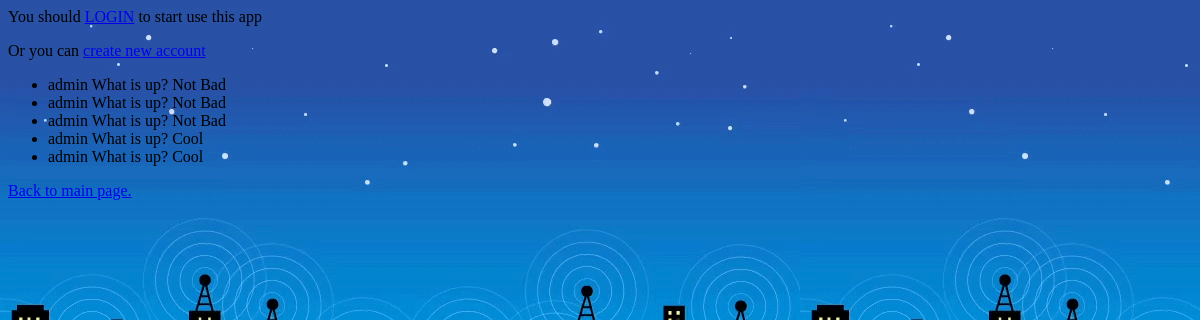
/polls/answers/1/, run on an earlier commit of the app's database.
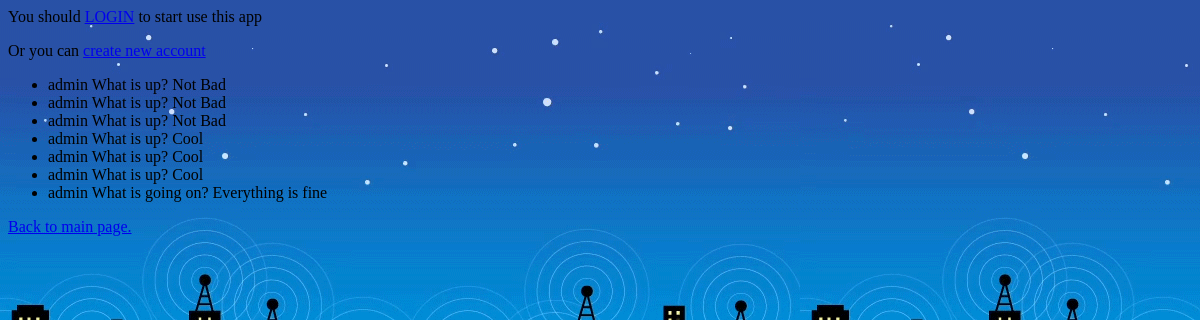
And on a later commit of the database.
### vote_app/models.py (models this page shows)
class Answer(models.Model):
    user = models.ForeignKey(User, on_delete=models.CASCADE)
    question = models.ForeignKey(Question, on_delete=models.CASCADE)
    choice = models.ForeignKey(Choice, on_delete=models.CASCADE)

class Question(models.Model):
    question_text = models.CharField(max_length=200)
    pub_date = models.DateTimeField('date published')
    def __str__(self):
        return self.question_text
    def was_published_recently(self):
        now = timezone.now()
        return now - datetime.timedelta(days=1) <= self.pub_date <= now
    was_published_recently.admin_order_field = 'pub_date'
    was_published_recently.boolean = True
    was_published_recently.short_description = 'Published recently?'

class Choice(models.Model):
    question = models.ForeignKey(Question, on_delete=models.CASCADE)
    choice_text = models.CharField(max_length=200)
    votes = models.IntegerField(default=0)
    def __str__(self):
        return self.choice_text

### vote_app/views.py (the view)
# urls.py: url(r'^answers/(?P<id>[0-9]+)/$', views.answer_per_user, name='answer_per_user'),
def answer_per_user(request, id):
    answer_per_user = Answer.objects.filter(user=id)
    return render(request, 'polls/answer_per_user.html', {
            'answer_per_user': answer_per_user,
        })

### vote_app/templates/polls/answer_per_user.html
{% load static %}
<link rel="stylesheet" type="text/css" href="{% static 'polls/style.css' %}" />
{% if not user.is_authenticated %}
        <p>You should <a href="{% url 'reg_app:login' %}">LOGIN</a> to start use this app</p>
        <p>Or you can <a href="{% url 'reg_app:register' %}">create new account</a></p>
 {% endif %}
{% if answer_per_user %}
    <ul>
    {% for answer in answer_per_user %}
        <li>{{ answer.user }} {{ answer.question }} {{ answer.choice }}</li>
    {% endfor %}
    </ul>
{% else %}
    <p>This user did not vote.</p>
{% endif %}
<p><a href="{% url 'vote_app:index' %}">Back to main page.</a></p>

What changed in the data, as far as the page shows it:
added Answer: user "admin", question "What is up?", choice "Cool"
added Answer: user "admin", question "What is going on?", choice "Everything is fine"
